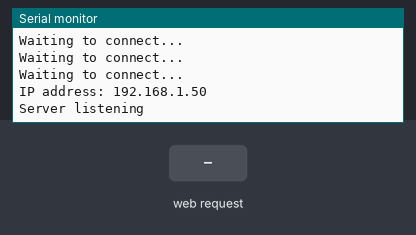
A sketch run on a simulated ESP8266 (NodeMCU). Parts: the last lines printed to the serial monitor. The test bench sets the inputs (shaded band). WiFi joins after 1.5 s; servers stay silent unless stated.

Above: at 2.7 s.
2.8 s: HTTP request GET /body?plain=1 received
At 3.6 s:
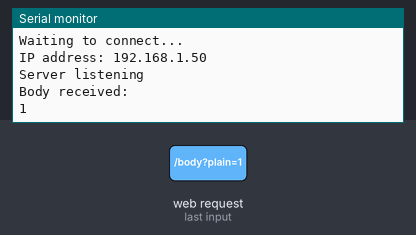
4.3 s: HTTP request GET /body?plain=0 received
At 4.8 s:
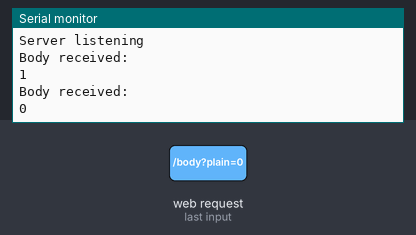

The sketch:

espWebserverPost.ino
```cpp
#include <ESP8266WiFi.h>
#include <ESP8266WebServer.h>

ESP8266WebServer server(80);

const char* ssid = "HOME-4060";
const char* password =  "5252wifi";

void setup() {

    Serial.begin(115200);
    WiFi.begin(ssid, password);  //Connect to the WiFi network

    while (WiFi.status() != WL_CONNECTED) {  //Wait for connection

        delay(500);
        Serial.println("Waiting to connect...");

    }

    Serial.print("IP address: ");
    Serial.println(WiFi.localIP());  //Print the local IP

    server.on("/body", handleBody); //Associate the handler function to the path

    server.begin(); //Start the server
    Serial.println("Server listening");

}

void loop() {

    server.handleClient(); //Handling of incoming requests

}

void handleBody() { //Handler for the body path

      if (server.hasArg("plain")== false){ //Check if body received

            server.send(200, "text/plain", "Body not received");
            return;

      }

      String message = "Body received:\n";
             message += server.arg("plain");
             message += "\n";

      server.send(200, "text/plain", message);
      Serial.println(message);
}
```

Measured:
- after the input at 2.8 s, the serial monitor: prints a new line at once (image 1)
- after the input at 4.3 s, the serial monitor: prints a new line at once (image 2)
